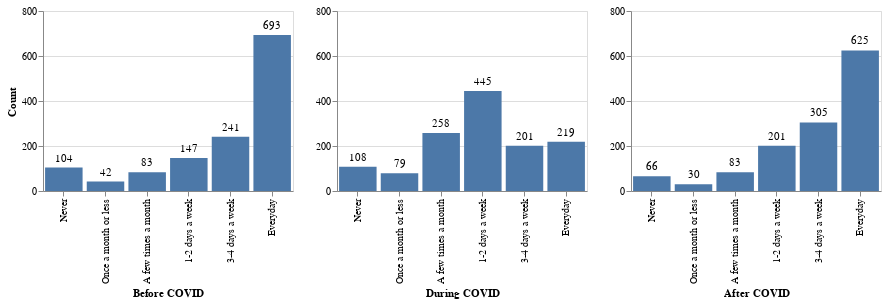

Notebook source saved alongside this figure:
### Code cell
Driving_0 = alt.Chart(Driving_before).mark_bar().encode(
    x = alt.X('Private car before COVID:O', 
        sort=['Never', 'Once a month or less', 'A few times a month', '1-2 days a week', '3-4 days a week', 'Everyday'],
        axis=alt.Axis(title='Before COVID')),
    y = alt.Y('count:Q',
        axis=alt.Axis(title='Count'),
        scale = alt.Scale(domain=[0,800]))
).properties(width=250, height = 180)

text_0 = Driving_0.mark_text(
    align='center',
    baseline='top',
    dy=-15
).encode(
    text='count:Q'
)

Driving_1 = alt.Chart(Driving_during).mark_bar().encode(
    x = alt.X('Private car during COVID:O', sort=['Never', 'Once a month or less', 'A few times a month', '1-2 days a week', '3-4 days a week', 'Everyday'],
        axis=alt.Axis(title='During COVID')),
    y = alt.Y('count:Q',
        axis=alt.Axis(title=''),
        scale = alt.Scale(domain=[0,800]))
).properties(width=250, height = 180)

text_1 = Driving_1.mark_text(
    align='center',
    baseline='top',
    dy=-15
).encode(
    text='count:Q'
)

Driving_2 = alt.Chart(Driving_after).mark_bar().encode(
    x = alt.X('Private car after COVID:O', sort=['Never', 'Once a month or less', 'A few times a month', '1-2 days a week', '3-4 days a week', 'Everyday'],
        axis=alt.Axis(title='After COVID')),
    y = alt.Y('count:Q',
        axis=alt.Axis(title=''),
        scale = alt.Scale(domain=[0,800]))
).properties(width=250, height = 180)

text_2 = Driving_2.mark_text(
    align='center',
    baseline='top',
    dy=-15
).encode(
    text='count:Q'
)

Driving_0 + text_0 | Driving_1 + text_1 | Driving_2 + text_2

### Figure 1 — Vega-Lite specification as saved in the notebook (floating-point values rounded to 4 significant figures)
{"config": {"view": {"continuousWidth": 400, "continuousHeight": 300}}, "hconcat": [{"layer": [{"mark": "bar", "encoding": {"x": {"type": "ordinal", "axis": {"title": "Before COVID"}, "field": "Private car before COVID", "sort": ["Never", "Once a month or less", "A few times a month", "1-2 days a week", "3-4 days a week", "Everyday"]}, "y": {"type": "quantitative", "axis": {"title": "Count"}, "field": "count", "scale": {"domain": [0, 800]}}}, "height": 180, "width": 250}, {"mark": {"type": "text", "align": "center", "baseline": "top", "dy": -15}, "encoding": {"text": {"type": "quantitative", "field": "count"}, "x": {"type": "ordinal", "axis": {"title": "Before COVID"}, "field": "Private car before COVID", "sort": ["Never", "Once a month or less", "A few times a month", "1-2 days a week", "3-4 days a week", "Everyday"]}, "y": {"type": "quantitative", "axis": {"title": "Count"}, "field": "count", "scale": {"domain": [0, 800]}}}, "height": 180, "width": 250}], "data": {"name": "data-17dfcd69abcd936f49102eb97bf79f6c"}}, {"layer": [{"mark": "bar", "encoding": {"x": {"type": "ordinal", "axis": {"title": "During COVID"}, "field": "Private car during COVID", "sort": ["Never", "Once a month or less", "A few times a month", "1-2 days a week", "3-4 days a week", "Everyday"]}, "y": {"type": "quantitative", "axis": {"title": ""}, "field": "count", "scale": {"domain": [0, 800]}}}, "height": 180, "width": 250}, {"mark": {"type": "text", "align": "center", "baseline": "top", "dy": -15}, "encoding": {"text": {"type": "quantitative", "field": "count"}, "x": {"type": "ordinal", "axis": {"title": "During COVID"}, "field": "Private car during COVID", "sort": ["Never", "Once a month or less", "A few times a month", "1-2 days a week", "3-4 days a week", "Everyday"]}, "y": {"type": "quantitative", "axis": {"title": ""}, "field": "count", "scale": {"domain": [0, 800]}}}, "height": 180, "width": 250}], "data": {"name": "data-e914cb570c5067a4fa9303570589d998"}}, {"layer": [{"mark": "bar", "encoding": {"x": {"type": "ordinal", "axis": {"title": "After COVID"}, "field": "Private car after COVID", "sort": ["Never", "Once a month or less", "A few times a month", "1-2 days a week", "3-4 days a week", "Everyday"]}, "y": {"type": "quantitative", "axis": {"title": ""}, "field": "count", "scale": {"domain": [0, 800]}}}, "height": 180, "width": 250}, {"mark": {"type": "text", "align": "center", "baseline": "top", "dy": -15}, "encoding": {"text": {"type": "quantitative", "field": "count"}, "x": {"type": "ordinal", "axis": {"title": "After COVID"}, "field": "Private car after COVID", "sort": ["Never", "Once a month or less", "A few times a month", "1-2 days a week", "3-4 days a week", "Everyday"]}, "y": {"type": "quantitative", "axis": {"title": ""}, "field": "count", "scale": {"domain": [0, 800]}}}, "height": 180, "width": 250}], "data": {"name": "data-8c8efc54f5535789cfb0d7adcffc588f"}}], "$schema": "https://vega.github.io/schema/vega-lite/v4.0.2.json", "datasets": {"data-17dfcd69abcd936f49102eb97bf79f6c": [{"Private car before COVID": "1-2 days a week", "count": 147}, {"Private car before COVID": "3-4 days a week", "count": 241}, {"Private car before COVID": "A few times a month", "count": 83}, {"Private car before COVID": "Everyday", "count": 693}, {"Private car before COVID": "Never", "count": 104}, {"Private car before COVID": "Once a month or less", "count": 42}], "data-e914cb570c5067a4fa9303570589d998": [{"Private car during COVID": "1-2 days a week", "count": 445}, {"Private car during COVID": "3-4 days a week", "count": 201}, {"Private car during COVID": "A few times a month", "count": 258}, {"Private car during COVID": "Everyday", "count": 219}, {"Private car during COVID": "Never", "count": 108}, {"Private car during COVID": "Once a month or less", "count": 79}], "data-8c8efc54f5535789cfb0d7adcffc588f": [{"Private car after COVID": "1-2 days a week", "count": 201}, {"Private car after COVID": "3-4 days a week", "count": 305}, {"Private car after COVID": "A few times a month", "count": 83}, {"Private car after COVID": "Everyday", "count": 625}, {"Private car after COVID": "Never", "count": 66}, {"Private car after COVID": "Once a month or less", "count": 30}]}}
